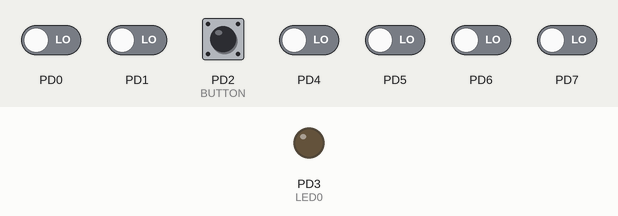
Recording of a program running on a simulated ATmega328P, built with avr-gcc and emulated at 16 MHz. Parts: output pins drawn as LEDs (lit = HIGH). The test bench sets the inputs (shaded band); at power-on: PD2 (BUTTON) HIGH, PD0, PD1, PD4–7 LOW.

Above: at 1.4 s.
1.5 s: PD2 (BUTTON) pulled LOW for 0.35 s
At 2.3 s:
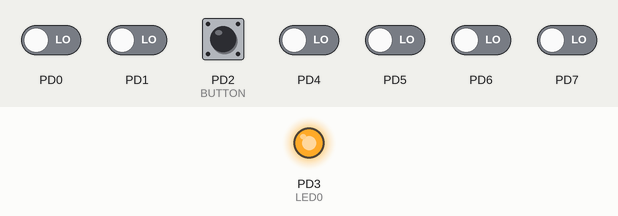
4.8 s: PD2 (BUTTON) pulled LOW for 1 s
At 9.8 s:
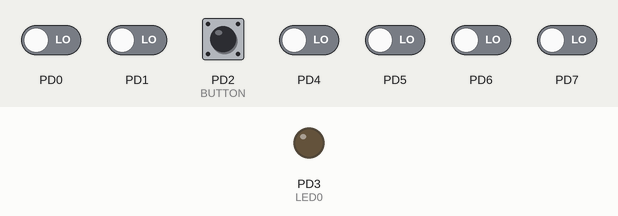
Timing chart, 0 to 11.3 s (numbered marks = the images above; inputs shaded):
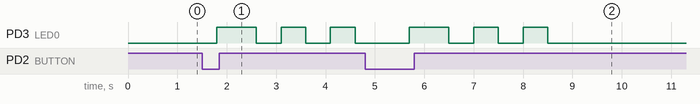

Measured:
- after the input at 1.5 s, PD3 (LED0): LOW → HIGH after 0.30 s, then repeats every 1.0 s: LOW 0.50 s, HIGH 0.50 s
- after the input at 4.8 s, PD3 (LED0): LOW → HIGH after 0.90 s, then repeats every 1.0 s: LOW 0.50 s, HIGH 0.50 s, until it stays LOW from 8.5 s

The program:

main.c
```c
/*
 * P2_exercice10.c
 *
 * Created: 09/03/2026 10:32:11
 * Author : DCE
 */


#include "PORTS.h"
#include "LED.h"
#include "PushButton.h"
#include <avr/io.h>


typedef enum {
	ST_INITIAL,			// A setup state
	ST_LED_ON,		// Action
	ST_LED_BLINK,
	ST_DELAY			// Assure the right behavior of the pushbutton
} FSM_States_t;

int main(void)
{
	FSM_States_t currentState	=	ST_INITIAL;
	FSM_States_t nextState		=	ST_INITIAL;
	uint8_t statePushbutton		=	!PRESSED;

	//===============  SETUP ==============================
	//-----------------------------------------------------

	//============  SUPER-LOOP =============================
	while (1)
	{
		//------------------------------------------------
		// 1.- Check the events (input)
		statePushbutton = PUSHBUTTON_read();
		//---------------------------------------------------
		// 2.- Set the TRANSITIONS based upon events:
		// * Pushbutton is pressed
		// * Delay time is expired
		//------------------------------------------------
		switch (currentState) {
			case ST_INITIAL:
			if (statePushbutton==PRESSED)
			{
				nextState = ST_LED_ON;
			}
			break;

			case ST_LED_ON:
			if (statePushbutton==PRESSED)
			{
				nextState = ST_LED_BLINK;
			}
			break;


			case ST_LED_BLINK:
				nextState=ST_INITIAL;
			break;

			default:
			// Whatever unknown state/value take the system to the initial state.
			nextState = ST_INITIAL;
			break;
		}

		//-----------------------------------------------
		// 3.- Set the outputs of the states
		//------------------------------------------------
		switch (currentState) {
			case ST_INITIAL:
			LED_OFF();
			break;

			case ST_LED_ON:
			LED_ON();
			break;

			case ST_LED_BLINK:
			LED_Blink_three();
			break;


			default:
			break;
		}

		//-----------------------------------------------
		// 4.- Update the current state
		//-----------------------------------------------
		currentState = nextState;
		//-----------------------------------------------
	_delay_ms(300);
	}
}
```

LED.c
```c
/*
 * LED.c
 *
 * Created: 02/03/2026 11:11:38
 *  Author: DCE
 */
#include "LED.h"
void LED_ON(){
	GPIO_Init(&GPIO0_MODE,LED0,OUTPUT);
	GPIO_write(&GPIO0_OUT,LED0,HIGH);
}

void LED_OFF(){
	GPIO_Init(&GPIO0_MODE,LED0,OUTPUT);
	GPIO_write(&GPIO0_OUT,LED0,LOW);
}

void LED_Toggle(){
	GPIO_Init(&GPIO0_MODE,LED0,OUTPUT);
	GPIO_toggle(&GPIO0_OUT,LED0);
}

void LED_Blink_three(){
	GPIO_Init(&GPIO0_MODE,LED0,OUTPUT);
	for(uint8_t i=0;i<3;i++){
		GPIO_write(&GPIO0_OUT,LED0,HIGH);
		_delay_ms(500);
		GPIO_write(&GPIO0_OUT,LED0,LOW);
		_delay_ms(500);
	}
}
```

LED.h
```c
/*
 * LED.h
 *
 * Created: 02/03/2026 11:11:54
 *  Author: DCE
 */


#ifndef LED_H_
#define LED_H_
#include "GPIO.h"

void LED_ON();
void LED_OFF();
void LED_Toggle();
void LED_Blink_three();


#endif /* LED_H_ */
```

PushButton.c
```c
/*
 * PushButton.c
 *
 * Created: 02/03/2026 11:30:39
 *  Author: DCE
 */
#include "PushButton.h"

uint8_t PUSHBUTTON_read(){
	GPIO_Init(&GPIO0_MODE,BUTTON,INPUT);
	GPIO_pullup(&GPIO0_OUT,BUTTON,ON);
	return GPIO_read(&GPIO0_IN,BUTTON);
}
```

PushButton.h
```c
/*
 * PushButton.h
 *
 * Created: 02/03/2026 11:29:27
 *  Author: DCE
 */


#ifndef PUSHBUTTON_H_
#define PUSHBUTTON_H_
#include "GPIO.h"

#define PRESSED 0
uint8_t PUSHBUTTON_read();


#endif /* PUSHBUTTON_H_ */
```

GPIO.c
```c
/*
 * GPIO.c
 *
 * Created: 02/03/2026 9:58:29
 *  Author: DCE
 */
#include "GPIO.h"

void GPIO_Init(volatile uint8_t * port, uint8_t pin, GPIO_direction_t direction){
	if(direction == INPUT) *port &= ~(1<<pin);
	else if(direction == OUTPUT) *port |= (1<<pin);
}

void GPIO_pullup(volatile uint8_t * port, uint8_t pin,PullState pulls){
	 if(pulls == ON)
		*port |= (1<<pin);
	 else
		*port &= ~(1<<pin);

}
uint8_t GPIO_read(volatile uint8_t * port, uint8_t pin){
	 return (*port & (1 << pin));

}
void GPIO_write(volatile uint8_t * port, uint8_t pin, State state){
	if(state == HIGH)
		*port |=(1<<pin);
	else *port &= ~(1<<pin);
}

void GPIO_toggle(volatile uint8_t * port, uint8_t pin){
	*port ^=(1<<pin);

}
```

GPIO.h
```c
/*
 * IncFile1.h
 *
 * Created: 02/03/2026 9:55:30
 *  Author: DCE
 */


#ifndef GPIO_H_
#define GPIO_H_
#define F_CPU 16000000UL
#include <stdint.h>
#include <avr/io.h>
#include<util/delay.h>
#include "PORTS.h"
typedef enum{INPUT,OUTPUT} GPIO_direction_t;
typedef enum{HIGH,LOW} State;
typedef enum{ON,OFF}PullState;

void GPIO_Init(volatile uint8_t * port, uint8_t pin, GPIO_direction_t direction);
void GPIO_pullup(volatile uint8_t * port, uint8_t pin, PullState pulls);
uint8_t GPIO_read(volatile uint8_t * port, uint8_t pin);
void GPIO_write(volatile uint8_t * port, uint8_t pin,State state);
void GPIO_toggle(volatile uint8_t * port, uint8_t pin);


#endif /* GPIO_H_ */
```

PORTS.h
```c
/*
 * PORTS.h
 *
 * Created: 23/02/2026 11:37:21
 *  Author: DCE
 */


#ifndef PORTS_H_
#define PORTS_H_

#define GPIO0_MODE DDRD
#define GPIO0_OUT PORTD
#define GPIO0_IN PIND

#define LED0 3
#define LED1 4
#define LED2 5
#define LED3 6
#define BUTTON 2
#define PRESSED 0


#endif /* PORTS_H_ */
```
